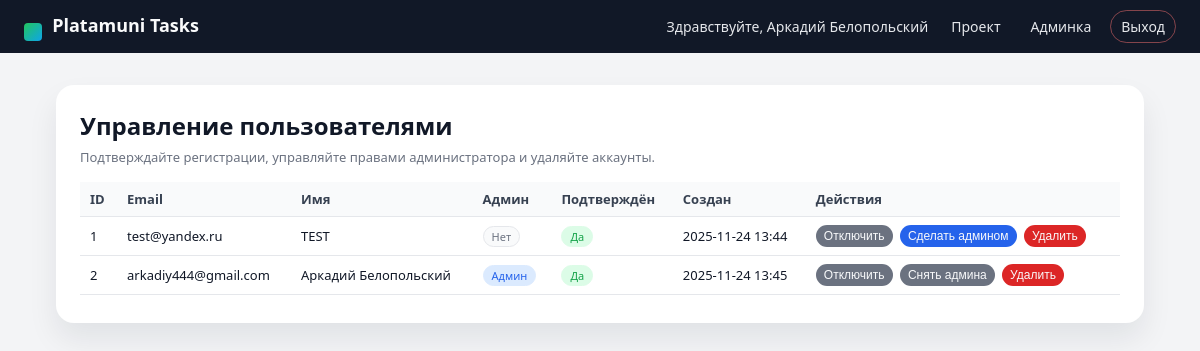
The app's page /admin/users (signed in) with its own data.
### models.py (models this page shows)
class User(db.Model):
    __tablename__ = "users"
    id = db.Column(db.Integer, primary_key=True)
    email = db.Column(db.String(255), unique=True, nullable=False)
    name = db.Column(db.String(255), nullable=False)
    password_hash = db.Column(db.String(255), nullable=False)
    created_at = db.Column(db.DateTime, default=datetime.utcnow, nullable=False)
    is_admin = db.Column(db.Boolean, default=False, nullable=False)
    is_approved = db.Column(db.Boolean, default=False, nullable=False)

### app.py (the view, shortened to what this page needs)
    @app.route("/admin/users", methods=["GET", "POST"])
    @login_required
    @admin_required
    def admin_users():
        users = User.query.order_by(User.id).all()
        return render_template("admin_users.html", users=users)

### templates/admin_users.html (shortened to what this page needs)
{% extends "base.html" %}
{% block content %}
<div class="dashboard">
    <h1 class="dashboard-title">Управление пользователями</h1>
    <p class="dashboard-subtitle">
        Подтверждайте регистрации, управляйте правами администратора и удаляйте аккаунты.
    </p>
    {% if users and users|length > 0 %}
        <table class="object-table">
            <thead>
            <tr>
                <th>ID</th>
                <th>Email</th>
                <th>Имя</th>
                <th>Админ</th>
                <th>Подтверждён</th>
                <th>Создан</th>
                <th>Действия</th>
            </tr>
            </thead>
            <tbody>
            {% for user in users %}
                <tr>
                    <td>{{ user.id }}</td>
                    <td>{{ user.email }}</td>
                    <td>{{ user.name }}</td>
                    <td>
                        {% if user.is_admin %}
                            <span class="status-pill status-pill-admin">Админ</span>
                        {% else %}
                            <span class="status-pill">Нет</span>
                        {% endif %}
                    </td>
                    <td>
                        {% if user.is_approved %}
                            <span class="status-pill status-pill-ok">Да</span>
                        {% else %}
                            <span class="status-pill status-pill-warn">Нет</span>
                        {% endif %}
                    </td>
                    <td>{{ user.created_at.strftime("%Y-%m-%d %H:%M") }}</td>
                    <td>
                        <form method="post" class="inline-form">
                            {% if not user.is_approved %}
                                <button class="small-button" type="submit" name="action" value="approve">
                                    Подтвердить
                                </button>
                            {% else %}
                                <button class="small-button secondary" type="submit" name="action" value="revoke">
                                    Отключить
                                </button>
                            {% endif %}
                        </form>
                        <form method="post" class="inline-form">
                            {% if not user.is_admin %}
                                <button class="small-button" type="submit" name="action" value="make_admin">
                                    Сделать админом
                                </button>
                            {% else %}
                                <button class="small-button secondary" type="submit" name="action" value="remove_admin">
                                    Снять админа
                                </button>
                            {% endif %}
                        </form>
                        <form method="post" class="inline-form">
                            <button
                                class="small-button danger"
                                type="submit"
                                name="action"
                                value="delete"
                                onclick="return confirm('Удалить пользователя {{ user.email }}?');"
                            >
                                Удалить
                            </button>
                        </form>
                    </td>
                </tr>
            {% endfor %}
            </tbody>
        </table>
    {% else %}
        <p class="dashboard-subtitle">Пользователей пока нет.</p>
    {% endif %}
</div>
{% endblock %}

### templates/base.html (shortened to what this page needs)
<!doctype html>
<html lang="ru">
<head>
    <link
        rel="stylesheet"
        href="{{ url_for('static', filename='styles.css') }}"
    >
</head>
<body>
<header class="main-header">
    <div class="header-left">
        <span class="logo-logo">◼</span>
        <span class="logo-text">Platamuni Tasks</span>
    </div>
    <div class="header-right">
        {% if session.get('user_name') %}
            <span class="user-name">Здравствуйте, {{ session.get('user_name') }}</span>
            <a class="header-link" href="{{ url_for('dashboard') }}">Проект</a>
            {% if session.get('is_admin') %}
                <a class="header-link" href="{{ url_for('admin_users') }}">Админка</a>
            {% endif %}
            <a class="header-link danger" href="{{ url_for('logout') }}">Выход</a>
        {% else %}
            <a class="header-link primary" href="{{ url_for('login') }}">Вход</a>
            <a class="header-link" href="{{ url_for('register') }}">Регистрация</a>
        {% endif %}
    </div>
</header>
<main class="main-container">
    {% block content %}{% endblock %}
</main>
</body>
</html>

### static/styles.css (style rules this page uses)
:root { --bg-body: #f3f4f6; --bg-header: #111827; --bg-card: #ffffff; --border-subtle: #e5e7eb; --text-main: #111827; --text-muted: #6b7280; --accent: #2563eb; --accent-soft: #dbeafe; --danger: #dc2626; --danger-soft: #fee2e2; --success: #16a34a; --success-soft: #dcfce7; --warn: #f97316; --warn-soft: #ffedd5; }
* { box-sizing: border-box; }
body { margin: 0; font-family: system-ui, -apple-system, BlinkMacSystemFont, "Segoe UI", sans-serif; background-color: var(--bg-body); color: var(--text-main); }
.main-header { display: flex; justify-content: space-between; align-items: center; padding: 10px 24px; background-color: var(--bg-header); color: #f9fafb; position: sticky; top: 0; z-index: 10; }
.logo-logo { display: inline-flex; align-items: center; justify-content: center; width: 18px; height: 18px; border-radius: 4px; background: linear-gradient(135deg, #22c55e, #0ea5e9); margin-right: 6px; font-size: 0; }
.logo-text { font-weight: 600; font-size: 18px; }
.header-right { display: flex; align-items: center; gap: 8px; }
.header-link { color: #e5e7eb; text-decoration: none; font-size: 14px; padding: 6px 10px; border-radius: 999px; border: 1px solid transparent; }
.header-link.danger { border-color: rgba(248, 113, 113, 0.5); }
.user-name { font-size: 14px; margin-right: 4px; color: #e5e7eb; }
.main-container { max-width: 1120px; margin: 32px auto; padding: 0 16px 40px 16px; }
.dashboard { background-color: #ffffff; padding: 24px 24px 28px 24px; border-radius: 18px; box-shadow: 0 16px 30px rgba(15, 23, 42, 0.08); }
.dashboard-title { margin-top: 0; margin-bottom: 6px; font-size: 24px; }
.dashboard-subtitle { margin-top: 0; margin-bottom: 12px; font-size: 13px; color: var(--text-muted); }
.object-table { width: 100%; border-collapse: collapse; margin-top: 16px; font-size: 13px; }
.object-table thead { background-color: #f9fafb; }
.object-table th, .object-table td { padding: 8px 10px; border-bottom: 1px solid var(--border-subtle); text-align: left; }
.object-table th { font-weight: 600; color: #374151; }
.inline-form { display: inline-block; margin-right: 4px; }
.small-button { padding: 4px 8px; font-size: 12px; border-radius: 999px; border: none; cursor: pointer; background-color: var(--accent); color: #f9fafb; }
.small-button.secondary { background-color: #6b7280; }
.small-button.danger { background-color: var(--danger); }
.status-pill { display: inline-flex; align-items: center; padding: 2px 8px; border-radius: 999px; border: 1px solid var(--border-subtle); font-size: 11px; color: var(--text-muted); background-color: #f9fafb; }
.status-pill-admin { border-color: var(--accent-soft); color: var(--accent); background-color: var(--accent-soft); }
.status-pill-ok { border-color: var(--success-soft); color: var(--success); background-color: var(--success-soft); }

### records on screen
User: get "Аркадий Белопольский", id "2", email "arkadiy444@gmail.com", name "Аркадий Белопольский", is_admin "Админ", is_approved "Да", created_at "2025-11-24 13:45"
User: id "1", email "test@yandex.ru", name "TEST", is_admin "Нет", is_approved "Да", created_at "2025-11-24 13:44"
